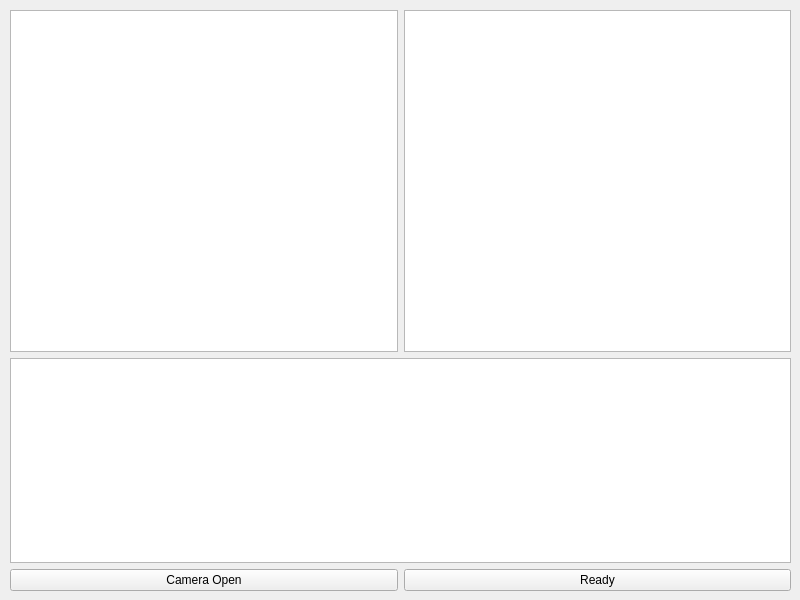
<?xml version="1.0" encoding="UTF-8"?>
<ui version="4.0">
 <class>mainwidget</class>
 <widget class="QWidget" name="mainwidget">
  <property name="geometry">
   <rect>
    <x>0</x>
    <y>0</y>
    <width>800</width>
    <height>600</height>
   </rect>
  </property>
  <property name="windowTitle">
   <string>mainwidget</string>
  </property>
  <widget class="QWidget" name="verticalLayoutWidget">
   <property name="geometry">
    <rect>
     <x>10</x>
     <y>10</y>
     <width>781</width>
     <height>581</height>
    </rect>
   </property>
   <layout class="QVBoxLayout" name="verticalLayout" stretch="5,3,0">
    <item>
     <layout class="QHBoxLayout" name="horizontalLayout" stretch="1,1">
      <item>
       <widget class="QGraphicsView" name="graphicsView_2"/>
      </item>
      <item>
       <widget class="QGraphicsView" name="graphicsView"/>
      </item>
     </layout>
    </item>
    <item>
     <widget class="QTextEdit" name="textEdit"/>
    </item>
    <item>
     <layout class="QHBoxLayout" name="horizontalLayout_2">
      <item>
       <widget class="QPushButton" name="pushButton_2">
        <property name="text">
         <string>Camera Open</string>
        </property>
       </widget>
      </item>
      <item>
       <widget class="QPushButton" name="pushButton">
        <property name="text">
         <string>Ready</string>
        </property>
       </widget>
      </item>
     </layout>
    </item>
   </layout>
  </widget>
 </widget>
 <resources/>
 <connections/>
</ui>
